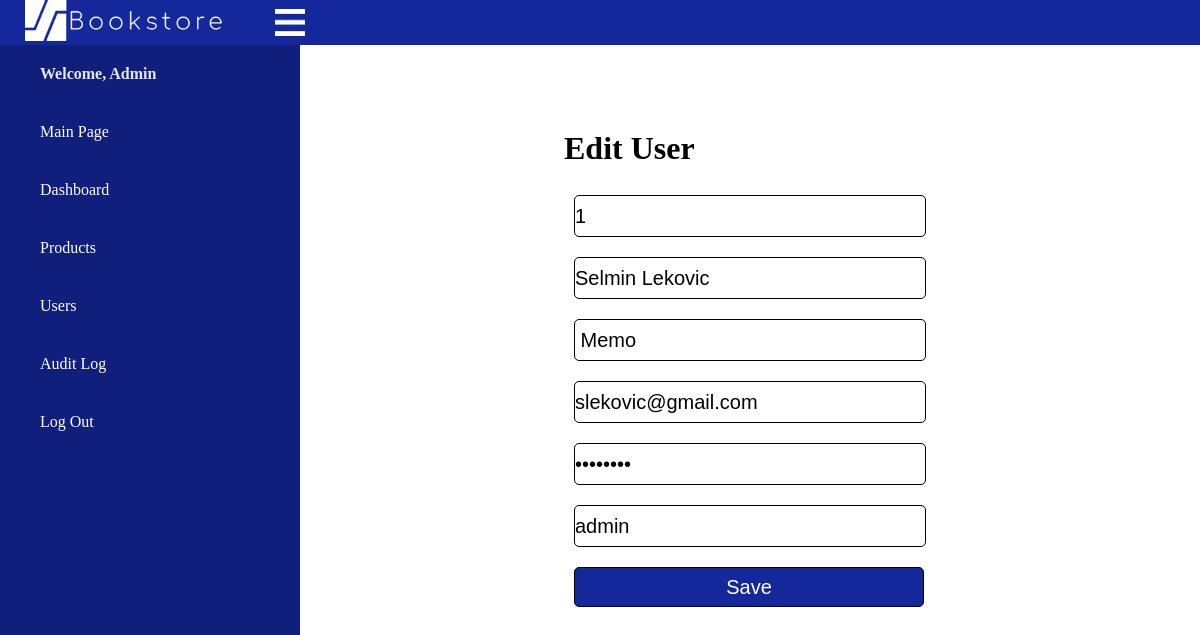
/edit/editUser.php?id=1, run on the app's committed database.
### tables this page shows
CREATE TABLE `user` (
  `id` varchar(100) NOT NULL,
  `name` varchar(100) NOT NULL,
  `username` varchar(100) NOT NULL,
  `email` varchar(100) NOT NULL,
  `password` varchar(100) NOT NULL,
  `role` varchar(100) NOT NULL
);

### repository/UserRepo.php (called while the page is built, shortened)
<?php
class UserRepo{
    private $connection;
    function __construct(){
        $conn = new dbConnect;
        $this->connection=$conn->connectDB();
    }
    function getUserById($id){
        $conn= $this->connection;
        $sql= "SELECT * FROM user WHERE id='$id'";
        $statement= $conn->query($sql);
        $user = $statement->fetch(PDO::FETCH_ASSOC);
        return $user;
    }
    }
?>

### edit/editUser.php (the view, shortened to what this page needs)
<?php
include_once('../repository/UserRepo.php');
$userId = $_GET['id'];
$userR = new UserRepo();
$user = $userR->getUserById($userId);
?>
<!DOCTYPE html>
<html lang="en">
<head>
    <link rel="stylesheet" href="../css/addProduct.css">
</head>
<body>
    <header>
        <div class="container">
            <div class="navbar">
                <div class="logo">
                    <img src="..\img\logo.png" alt="">
                </div>
                <img src="..\Img\menuIcon.png" alt="" class="menuIcon" onclick="menuToggle()">
            </div>
        </div>
    </header>
<main>
    <?php
        include('../dashboard/dashLeft.php');
    ?>
    <div class="rightMenu">
    <div class="cont1">
        <form action="" method="post">
                    <h1>Edit User</h1><br>
                        <input type="id" id="id" name="id" value="<?=$user['id'] ?>" readonly><br>
                        <input type="name" id="name" name="name" value="<?=$user['name'] ?>" ><br>
                        <input type="username" id="username" name="username" value= " <?=$user['username'] ?>" ><br>
                        <input type="email" id="email" name="email" value="<?=$user['email'] ?>"><br>
                        <input type="password" id="password" name="password" value="<?=$user['password'] ?>"><br>
                        <input type="role" id="role" name="role" value="<?=$user['role'] ?>"><br>
                        <input type="submit" value="Save" class="btn" id="saveBtn" name="saveBtn"><br><br>
                </form>
            </div>
            </div>
</main>
</body>
</html>

### css/addProduct.css (style rules this page uses)
.rightMenu { margin: 0 auto; margin-top: 25px; border-radius: 20px; width: 70%; height: 500px; padding: 10px; }
.cont1 { margin: auto; display: flex; flex-direction: column; align-items: center; padding:50px; }
.cont1 form input { width: 350px; height:40px; border-radius: 5px; border: solid black 1px; background-color: #FFF; font-size: 20px; color: #000; }
.cont1 #saveBtn { background-color: #14279B; color: #FFF; }
form input { margin:10px; }
* { margin: 0; padding: 0; }
body { max-width: 100%; margin: 0 auto; display: flex; flex-direction: column; justify-content: space-evenly; font-family:Century Gothic; background-color: #FFF; }
.navbar { display:flex; align-items:center; }
.container { max-width: 100%; margin: auto; padding-left: 25px; padding-right: 25px; background-color: #14279B; }
.container img { display:inline-block; align-items: center; width: 30px; margin-right:50px; }
.logo img { width:200px; }
header { background-color: #14279B; }
.container .logo img { transform:scale(1) }
main { display: flex; }
@media only screen and (max-width:1250px) { .navbar { display:flex; align-items:right; } }
@media only screen and (max-width:1250px) { .menuIcon { display: block; cursor: pointer; } }

### data on the page
user: id "1", name "Selmin Lekovic", username "Memo", email "slekovic@gmail.com", role "admin"
